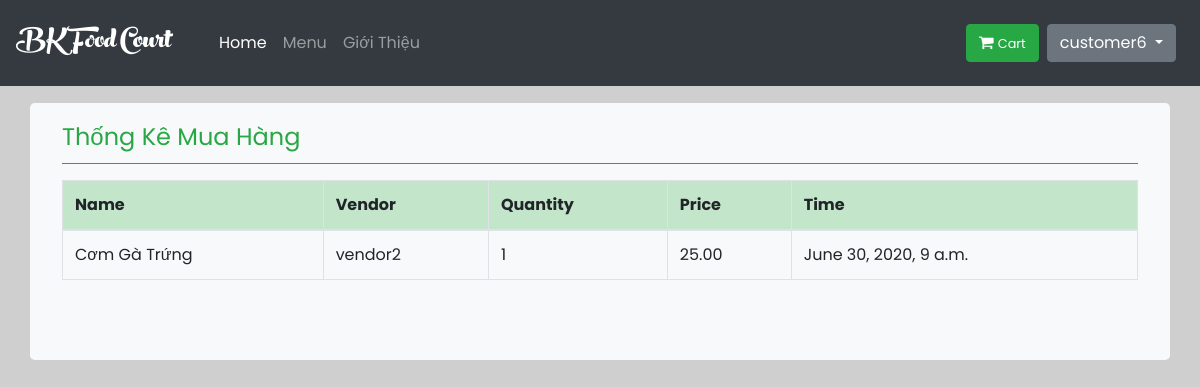
The page /customer-report/ (signed in) on the database as committed earlier.
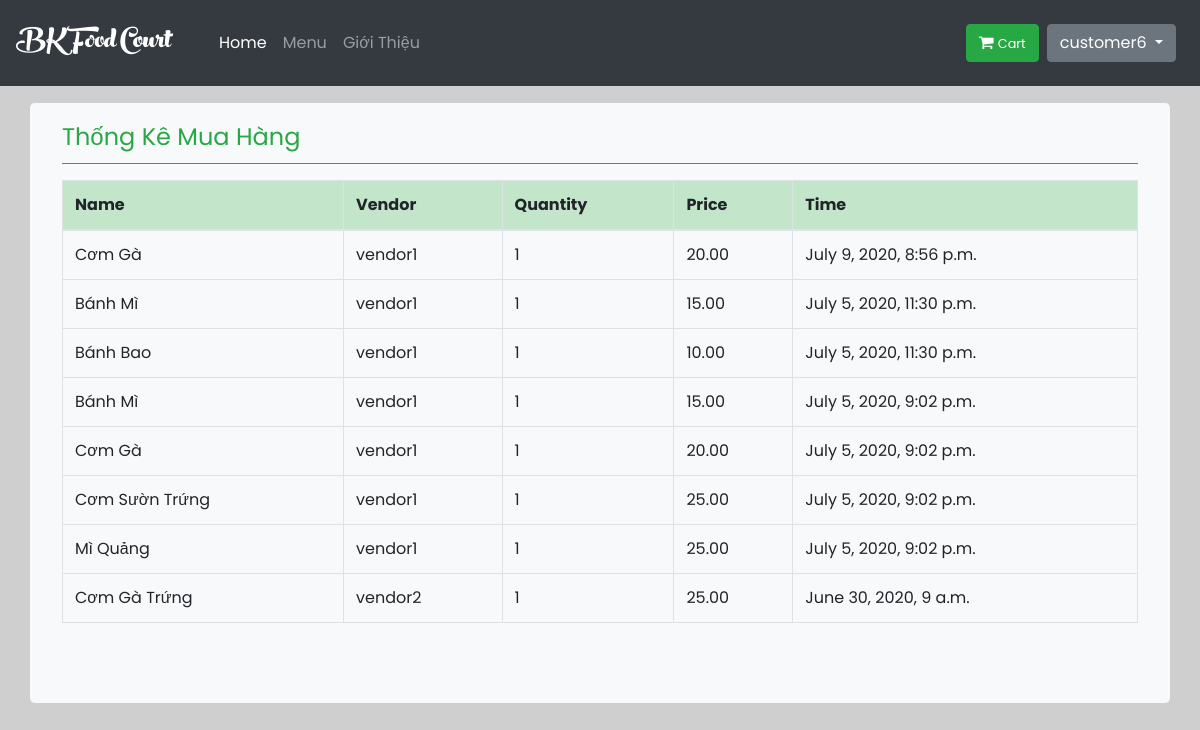
The same page on the database as committed later.
### home/models.py (models this page shows, shortened)
class OrderSuccess(models.Model):
    customer = models.ForeignKey(User, null=True, on_delete=models.CASCADE, limit_choices_to={
        'is_staff': False
    }, related_name='customer_order')
    vendor = models.ForeignKey(User, null=True, on_delete=models.CASCADE, limit_choices_to={
        'is_staff': True,
    }, related_name='vendor_order')
    food = models.CharField(max_length=200)
    quantity = models.IntegerField(default=1)
    price = models.DecimalField(max_digits=10, decimal_places=2)
    date_done = models.DateTimeField(default=timezone.now())
    class Meta:
        ordering = ('-date_done',)

### menu/views.py (the view)
# urls.py: path('customer-report/', views.customer_report_view, name='customer-report'),
def customer_report_view(request):
    report = OrderSuccess.objects.filter(customer_id=request.user.id)
    context = {
        'orders': report,
    }
    return render(request, 'menu/customer_report.html', context)

### Food/processor.py (called while the page is built)
def context(request):
    return {
        'list': foods.objects.all(),
    }

### templates/menu/customer_report.html (shortened to what this page needs)
{% extends 'home/base.html' %}
{% load tz %}
{% block container %}
<div class="container jumbotron mt-3 pt-3 bg-light">
        <fieldset class="border-bottom border-success mb-3">
            <legend class="text-success">Thống Kê Mua Hàng</legend>
        </fieldset>
        <table class="table table-{1:striped|sm|bordered|hover|inverse} table-inverse table-bordered">
            <thead class="thead-inverse|thead-default table-bordered table-success">
            <tr>
                <th>Name</th>
                <th>Vendor</th>
                <th>Quantity</th>
                <th>Price</th>
                <th>Time</th>
            </tr>
            </thead>
            <tbody>
            {% for order in orders %}
                <tr>
                    <td scope="row">{{ order.food }}</td>
                    <td>{{ order.vendor }}</td>
                    <td>{{ order.quantity }}</td>
                    <td>{{ order.price }}</td>
                    <td>{{ order.date_done }}</td>
                </tr>
            {% endfor %}
            </tbody>
        </table>
    </div>
{% endblock %}

### templates/home/base.html (shortened to what this page needs)
<!DOCTYPE html>
<html lang="en">
<head>
    {% load static %}
    <link rel="stylesheet" href="{% static 'bootstrap/css/bootstrap.min.css' %}">
    <link rel="stylesheet" type="text/css" href="{% static 'home/CSS/style.css' %}"/>
    <link rel="stylesheet" href="https://cdnjs.cloudflare.com/ajax/libs/font-awesome/4.7.0/css/font-awesome.min.css">
    <link rel="stylesheet" href="https://cdnjs.cloudflare.com/ajax/libs/toastr.js/latest/toastr.min.css">
</head>
<body style="padding-top: 65pt">
<nav class="navbar navbar-expand-md navbar-dark bg-dark fixed-top">
    <a href="{% url 'home' %}" class="navbar-brand">
        <div class="logo">
            BK Food Court
        </div>
    </a>
    <div class="collapse navbar-collapse ml-md-4" id="navbarCollapse">
        <div class="navbar-nav">
            <a href="{% url 'home' %}" class="nav-item nav-link active">Home</a>
            <a href="{% url 'menu' %}" class="nav-item nav-link">Menu</a>
            <a href="{% url 'intro' %}" class="nav-item nav-link">Giới Thiệu</a>
        </div>
        <div class="navbar-nav ml-auto">
            {% if user.is_authenticated %} {% if user.is_staff %}
                <a href="{% url 'donhang' %}">
                    <button class="btn btn-warning mr-2"><i class="fa fa-shopping-cart" aria-hidden="true"></i>
                        <small>Đơn Hàng</small>
                    </button>
                </a>
                <div class="dropdown">
                    <button class="btn btn-secondary dropdown-toggle mr-sm-2" type="button" id="dropdownMenuButton"
                            data-toggle="dropdown" aria-haspopup="true" aria-expanded="false">
                        {{ user.get_username }}
                    </button>
                    <div class="dropdown-menu dropdown-menu-right" aria-labelledby="dropdownMenuButton">
                        <a class="dropdown-item" href="{% url 'foodstore' %}">Food Store</a>
                        <a class="dropdown-item" href="{% url 'addfood' %}">Add Food</a>
                        <a class="dropdown-item" href="{% url 'report' %}">Report</a>
                        <a class="dropdown-item" href="{% url 'logout' %}">Đăng xuất</a>
                    </div>
                </div>
            {% else %}
                <a href="{% url 'cart' %}">
                    <button class="btn btn-success mr-2"><i class="fa fa-shopping-cart" aria-hidden="true"></i>
                        <small>Cart</small>
                    </button>
                </a>
                <div class="dropdown">
                    <button class="btn btn-secondary dropdown-toggle mr-sm-2" type="button" id="dropdownMenuButton"
                            data-toggle="dropdown" aria-haspopup="true" aria-expanded="false">
                        {{ user.get_username }}
                    </button>
                </div>
            {% endif %} {% else %}
                <a class="btn btn-secondary nav-item mr-sm-2" href="{% url 'login' %}">Đăng nhập
                </a>
                <a class="btn nav-item btn-outline-light mr-sm-2" href="{% url 'register' %}">Đăng kí
                </a> {% endif %}
        </div>
    </div>
</nav>
 {% block container %} {% endblock container %} {% block script %} {% endblock script %}
</body>
</html>

### static/home/CSS/style.css (style rules this page uses)
html { height: 100%; }
body { font-family: "Poppins", sans-serif; padding: 0pt ; height: 200%; background-color: rgba(175, 175, 177, 0.6); }
.logo { font-family: peachcream !important; font-size: 40px; color: white; transition: 0.9s; }

Rows that differ between the two databases and show on the page:
added OrderSuccess: food "Cơm Gà", vendor "vendor1", quantity "1", price "20.00", date_done "July 9, 2020, 8:56 p.m."
added OrderSuccess: food "Bánh Mì", vendor "vendor1", quantity "1", price "15.00", date_done "July 5, 2020, 11:30 p.m."
added OrderSuccess: food "Bánh Bao", vendor "vendor1", quantity "1", price "10.00", date_done "July 5, 2020, 11:30 p.m."
added OrderSuccess: food "Bánh Mì", vendor "vendor1", quantity "1", price "15.00", date_done "July 5, 2020, 9:02 p.m."
added OrderSuccess: food "Cơm Gà", vendor "vendor1", quantity "1", price "20.00", date_done "July 5, 2020, 9:02 p.m."
added OrderSuccess: food "Cơm Sườn Trứng", vendor "vendor1", quantity "1", price "25.00", date_done "July 5, 2020, 9:02 p.m."
added OrderSuccess: food "Mì Quảng", vendor "vendor1", quantity "1", price "25.00", date_done "July 5, 2020, 9:02 p.m."
